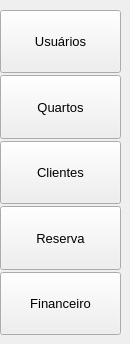
    <widget class="QWidget" name="stackedWidgetPage1">
     <widget class="QWidget" name="verticalLayoutWidget">
      <property name="geometry">
       <rect>
        <x>0</x>
        <y>10</y>
        <width>121</width>
        <height>325</height>
       </rect>
      </property>
      <layout class="QVBoxLayout" name="verticalLayout">
       <property name="spacing">
        <number>2</number>
       </property>
       <item>
        <widget class="QToolButton" name="bttn_user">
         <property name="sizePolicy">
          <sizepolicy hsizetype="Preferred" vsizetype="Preferred">
           <horstretch>0</horstretch>
           <verstretch>0</verstretch>
          </sizepolicy>
         </property>
         <property name="font">
          <font>
           <pointsize>10</pointsize>
          </font>
         </property>
         <property name="layoutDirection">
          <enum>Qt::LeftToRight</enum>
         </property>
         <property name="autoFillBackground">
          <bool>false</bool>
         </property>
         <property name="text">
          <string>Usuários</string>
         </property>
         <property name="icon">
          <iconset>
           <normaloff>../Icones/group_24dp_E3E3E3_FILL0_wght400_GRAD0_opsz24.png</normaloff>../Icones/group_24dp_E3E3E3_FILL0_wght400_GRAD0_opsz24.png</iconset>
         </property>
         <property name="iconSize">
          <size>
           <width>32</width>
           <height>32</height>
          </size>
         </property>
         <property name="shortcut">
          <string/>
         </property>
         <property name="toolButtonStyle">
          <enum>Qt::ToolButtonTextUnderIcon</enum>
         </property>
        </widget>
       </item>
       <item>
        <widget class="QToolButton" name="bttn_rooms">
         <property name="sizePolicy">
          <sizepolicy hsizetype="Preferred" vsizetype="Preferred">
           <horstretch>0</horstretch>
           <verstretch>0</verstretch>
          </sizepolicy>
         </property>
         <property name="font">
          <font>
           <pointsize>10</pointsize>
          </font>
         </property>
         <property name="toolTipDuration">
          <number>-1</number>
         </property>
         <property name="layoutDirection">
          <enum>Qt::LeftToRight</enum>
         </property>
         <property name="text">
          <string>Quartos</string>
         </property>
         <property name="icon">
          <iconset>
           <normaloff>../Icones/night_shelter_24dp_E3E3E3_FILL0_wght400_GRAD0_opsz24.png</normaloff>../Icones/night_shelter_24dp_E3E3E3_FILL0_wght400_GRAD0_opsz24.png</iconset>
         </property>
         <property name="iconSize">
          <size>
           <width>32</width>
           <height>32</height>
          </size>
         </property>
         <property name="toolButtonStyle">
          <enum>Qt::ToolButtonTextUnderIcon</enum>
         </property>
        </widget>
       </item>
       <item>
        <widget class="QToolButton" name="bttn_client">
         <property name="sizePolicy">
          <sizepolicy hsizetype="Preferred" vsizetype="Preferred">
           <horstretch>0</horstretch>
           <verstretch>0</verstretch>
          </sizepolicy>
         </property>
         <property name="font">
          <font>
           <pointsize>10</pointsize>
          </font>
         </property>
         <property name="text">
          <string>Clientes</string>
         </property>
         <property name="icon">
          <iconset>
           <normaloff>../Icones/person_24dp_E3E3E3_FILL0_wght400_GRAD0_opsz24.png</normaloff>../Icones/person_24dp_E3E3E3_FILL0_wght400_GRAD0_opsz24.png</iconset>
         </property>
         <property name="iconSize">
          <size>
           <width>32</width>
           <height>32</height>
          </size>
         </property>
         <property name="toolButtonStyle">
          <enum>Qt::ToolButtonTextUnderIcon</enum>
         </property>
        </widget>
       </item>
       <item>
        <widget class="QToolButton" name="bttn_reserva">
         <property name="sizePolicy">
          <sizepolicy hsizetype="Preferred" vsizetype="Preferred">
           <horstretch>0</horstretch>
           <verstretch>0</verstretch>
          </sizepolicy>
         </property>
         <property name="font">
          <font>
           <pointsize>10</pointsize>
          </font>
         </property>
         <property name="text">
          <string>Reserva</string>
         </property>
         <property name="icon">
          <iconset>
           <normaloff>../Icones/location_away_24dp_E3E3E3_FILL0_wght400_GRAD0_opsz24.png</normaloff>../Icones/location_away_24dp_E3E3E3_FILL0_wght400_GRAD0_opsz24.png</iconset>
         </property>
         <property name="iconSize">
          <size>
           <width>32</width>
           <height>32</height>
          </size>
         </property>
         <property name="toolButtonStyle">
          <enum>Qt::ToolButtonTextUnderIcon</enum>
         </property>
        </widget>
       </item>
       <item>
        <widget class="QToolButton" name="bttn_financial">
         <property name="sizePolicy">
          <sizepolicy hsizetype="Preferred" vsizetype="Preferred">
           <horstretch>0</horstretch>
           <verstretch>0</verstretch>
          </sizepolicy>
         </property>
         <property name="font">
          <font>
           <pointsize>10</pointsize>
          </font>
         </property>
         <property name="text">
          <string>Financeiro</string>
         </property>
         <property name="icon">
          <iconset>
           <normaloff>../Icones/paid_24dp_E3E3E3_FILL0_wght400_GRAD0_opsz24.png</normaloff>../Icones/paid_24dp_E3E3E3_FILL0_wght400_GRAD0_opsz24.png</iconset>
         </property>
         <property name="iconSize">
          <size>
           <width>32</width>
           <height>32</height>
          </size>
         </property>
         <property name="toolButtonStyle">
          <enum>Qt::ToolButtonTextUnderIcon</enum>
         </property>
        </widget>
       </item>
      </layout>
     </widget>
    </widget>
